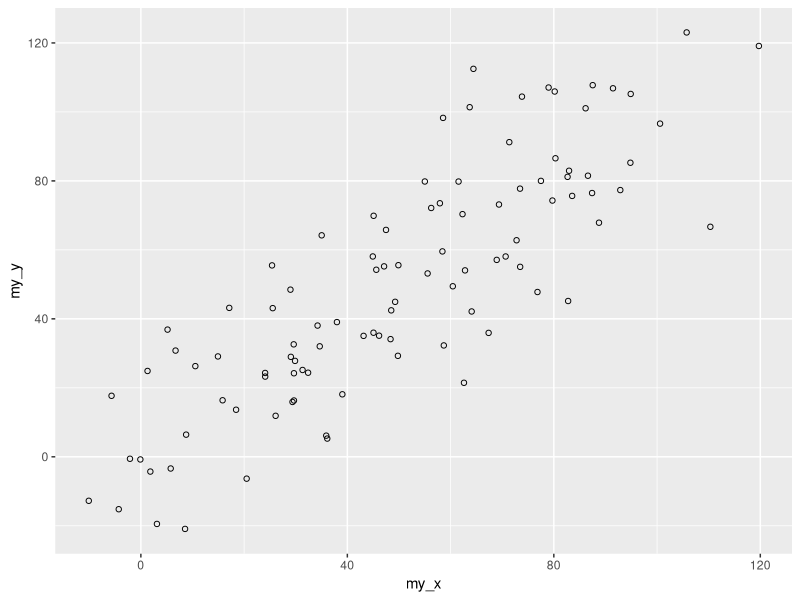
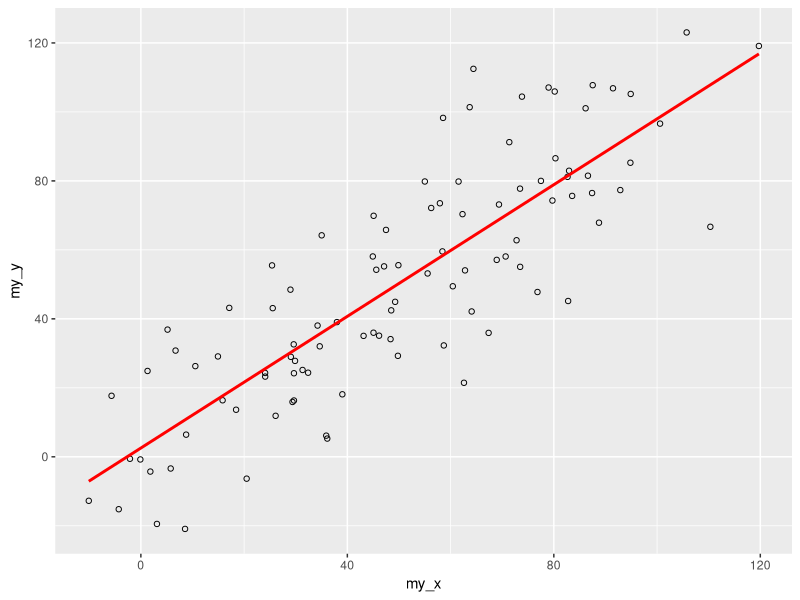
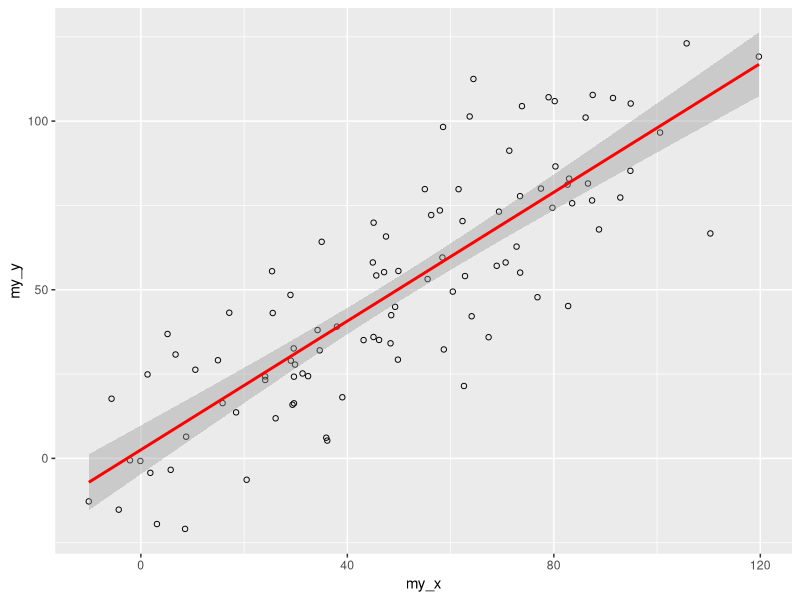

These figures' R source, in order:
## ---- chunk 1
# Data
library(ggplot2)
data=data.frame(cond = rep(c("condition_1", "condition_2"), each=10), my_x = 1:100 + rnorm(100,sd=9), my_y = 1:100 + rnorm(100,sd=16) )
# Basic scatter plot. Shape=1 is to have circles
ggplot(data, aes(x=my_x, y=my_y)) + geom_point(shape=1)
# Add a linear trend :
ggplot(data, aes(x=my_x, y=my_y)) +    geom_point(shape=1) +  geom_smooth(method=lm , color="red", se=FALSE)  # Add linear regression line 
# Add a linear trend :
ggplot(data, aes(x=my_x, y=my_y)) +    geom_point(shape=1) +  geom_smooth(method=lm , color="red", se=TRUE)  # Add linear regression line 
